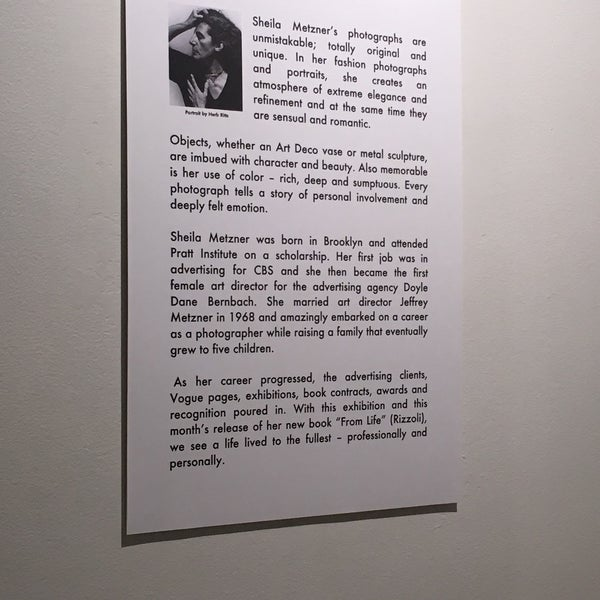
#> input picture data/module_1/bin_sample.jpg, 600 x 600 px, found by its file name
$ python 'task8_(Binarization).py'
#> lines starting #> are read from the running program, lines starting #| are printed output that depends on the picture; after the words box and inside, x2 and y2 are one past the last pixel; in counts of white or black regions, pixels touching at a corner belong together
# the source file was taken from
# https://id.foursquare.com/v/staleywise-gallery/4afeebdbf964a520ac3122e3/photos

import cv2
import os


if __name__ == "__main__":
    # check the current working directory (CWD)
    # run examples from root (cv_book folder)
    cwd = os.getcwd()
    # Load our input image
    file_path = os.path.join('data', 'module_1', 'bin_sample.jpg')
    input_image = cv2.imread(file_path)
#> input_image is the input picture: shape (600, 600, 3); mean B, G, R 150.4, 149.8, 157.3
    if input_image is None:
        print('CWD:', cwd)
        print('Image is empty. Check a file path')
        raise SystemExit(-100)

    # binarization (expected) works with one-channel images
    gray_img = cv2.cvtColor(input_image, cv2.COLOR_BGR2GRAY)

    # binarization:
    # 1) each pixel with a brightness *less* than the THRESHOLD value becomes 0
    # 2) each pixel with a b-ness *more* than the THRESHOLD value becomes TARGET
    THRESHOLD = 127  # change a value to obtain a better result
    TARGET = 255
    # use '_' for value skipping
    _, bin_img = cv2.threshold(gray_img, THRESHOLD, TARGET,
                               cv2.THRESH_BINARY)
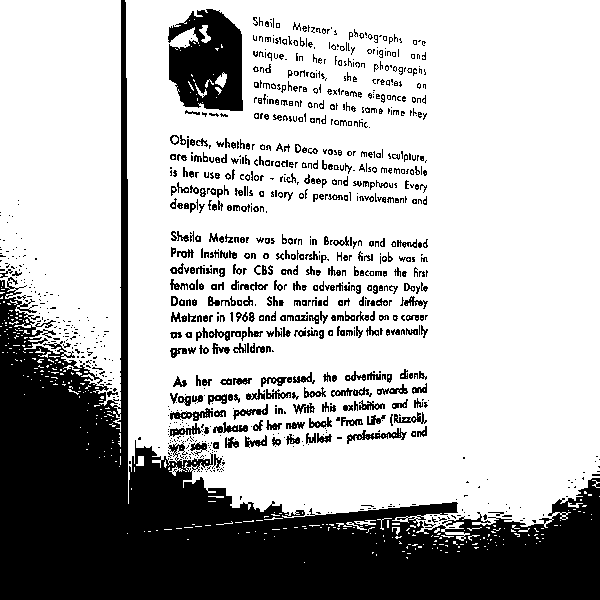
#> bin_img: shape (600, 600); 71.1% white; 1048 black regions (697 under 20 px), largest, box (x1, y1, x2, y2) and area: (0, 0, 600, 600) 78624, (168, 9, 243, 111) 5636, (347, 428, 407, 444) 301
    _, inv_bin = cv2.threshold(gray_img, THRESHOLD, TARGET,
                               cv2.THRESH_BINARY_INV)

    cv2.imshow('ORIGINAL', gray_img)
    cv2.imshow('BINARY', bin_img)
    cv2.imshow('BINARY_INV', inv_bin)

    k = cv2.waitKey()
#> (key Esc is pressed here)
    cv2.destroyAllWindows()
